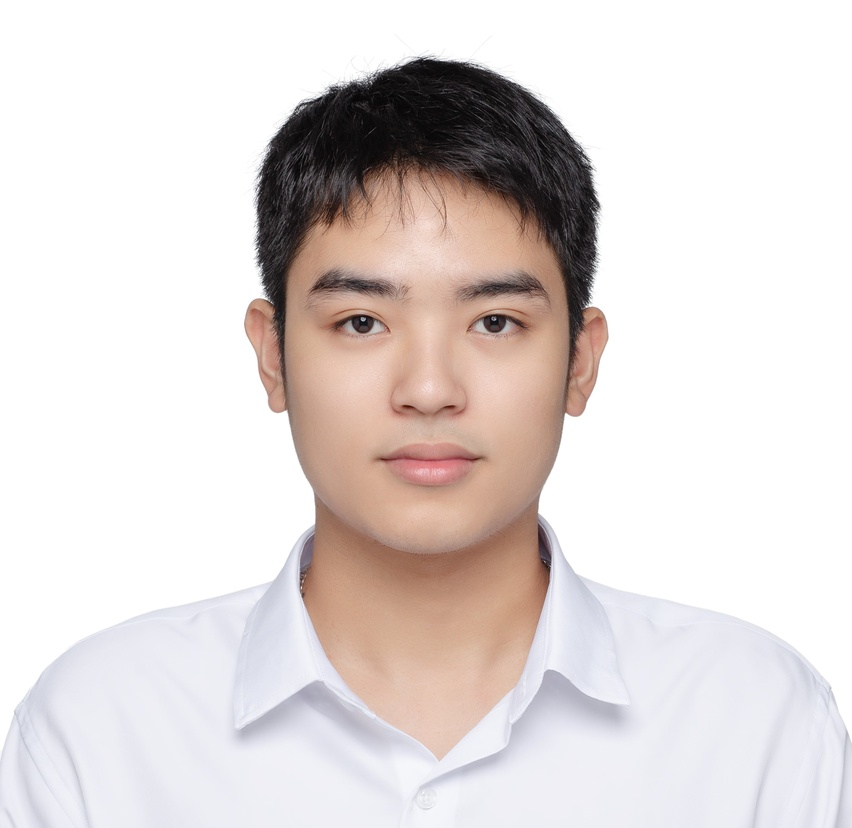
#> input picture Core/Hau.jpg, 852 x 828 px, shrunk from 2362 x 2294 before the run
$ jupyter execute 'Performance Measurement and Improvement Techniques.ipynb'
#> lines starting #> are read from the running program, lines starting #| are printed output that depends on the picture
<h3>Measuring Performance with OpenCV</h3>

[cell 1]
# cv2.getTickCount function returns the number of clock-cycles after a reference event
# (like the moment machine was switched ON) to the moment this function is called

# cv2.getTickFrequency function returns the frequency of clock-cycles, or the number of clock-cycles per second
import cv2

image = cv2.imread('Hau.jpg')
#> image is the input picture: shape (828, 852, 3); mean B, G, R 215.7, 217.4, 225

e1 = cv2.getTickCount()

for i in range(5,49,2):
    image = cv2.medianBlur(image , i)
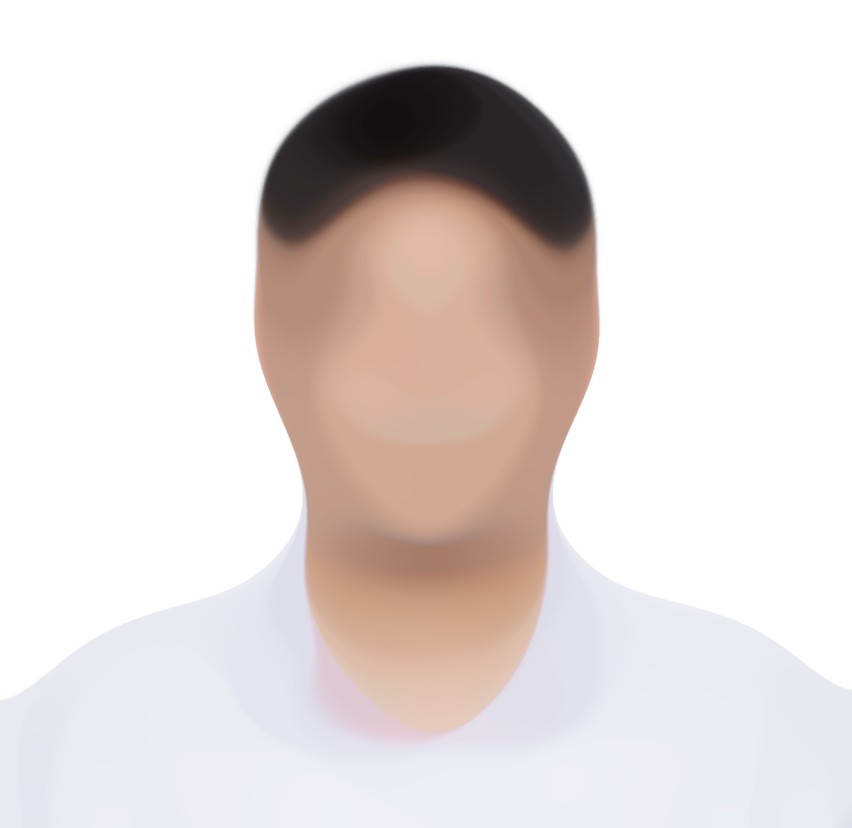
#> image: shape (828, 852, 3); mean B, G, R 218.2, 220.2, 228

e2 = cv2.getTickCount()

# Thời gian thực hiện
t = (e2 - e1)/cv2.getTickFrequency()
print(t)
